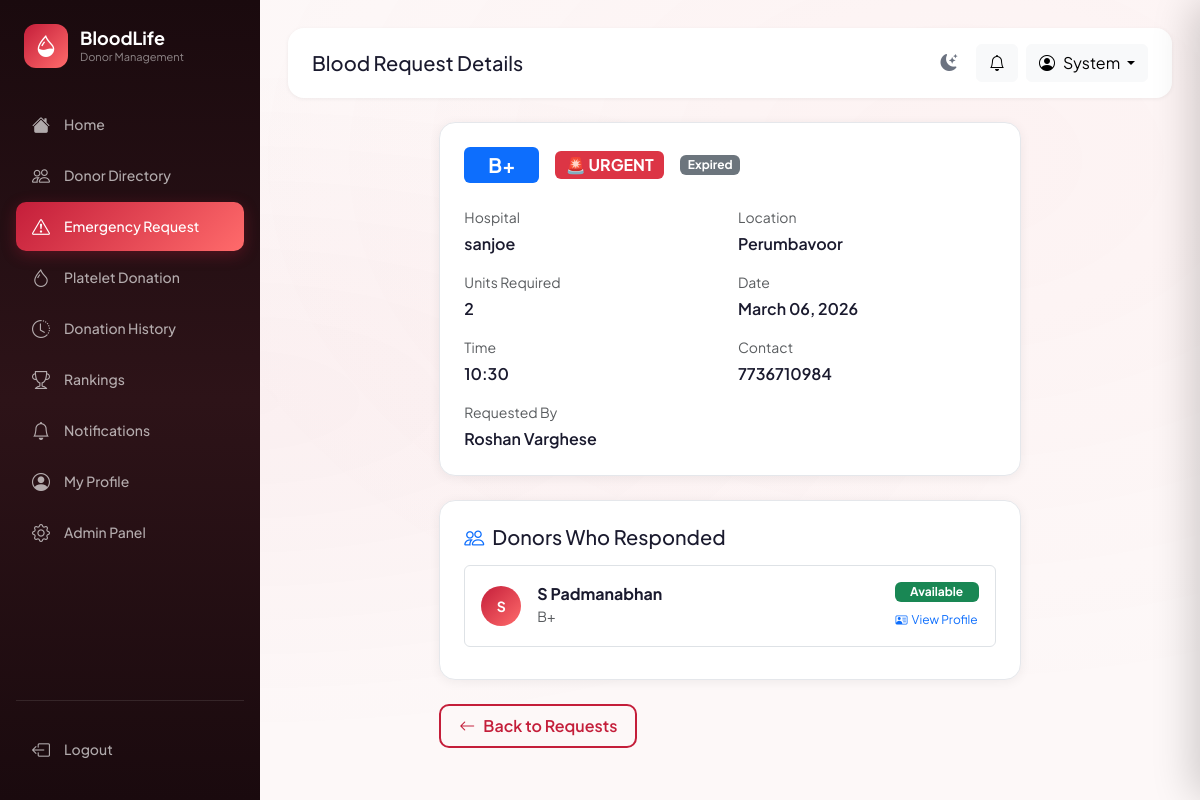
Page /requests/12 (signed in) on the committed database.
### app/models.py (models this page shows, shortened)
class User(UserMixin, db.Model):
    __tablename__ = 'users'
    id = db.Column(db.Integer, primary_key=True)
    name = db.Column(db.String(100), nullable=False)
    email = db.Column(db.String(150), unique=True, nullable=False, index=True)
    password_hash = db.Column(db.String(256), nullable=False)
    role = db.Column(db.String(10), default='user')          # 'user' | 'admin'
    is_active = db.Column(db.Boolean, default=True)
    is_blocked = db.Column(db.Boolean, default=False)
    created_at = db.Column(db.DateTime, default=datetime.utcnow)
    last_login = db.Column(db.DateTime)
    profile = db.relationship('DonorProfile', back_populates='user',
                               uselist=False, cascade='all, delete-orphan')
    blood_requests = db.relationship('BloodRequest', back_populates='requester',
                                      foreign_keys='BloodRequest.user_id',
                                      cascade='all, delete-orphan')
    donation_history = db.relationship('DonationHistory', back_populates='donor',
                                        cascade='all, delete-orphan')
    platelet_donations = db.relationship('PlateletDonation', back_populates='donor',
                                          cascade='all, delete-orphan')
    notifications = db.relationship('Notification', back_populates='user',
                                     cascade='all, delete-orphan')
    eligibility_checks = db.relationship('EligibilityCheck', back_populates='user',
                                          cascade='all, delete-orphan')
    @property
    def is_admin(self):
        return self.role == 'admin'

class BloodRequest(db.Model):
    __tablename__ = 'blood_requests'
    id = db.Column(db.Integer, primary_key=True)
    user_id = db.Column(db.Integer, db.ForeignKey('users.id'), nullable=False)
    blood_group = db.Column(db.String(5), nullable=False)
    units = db.Column(db.Integer, nullable=False, default=1)
    hospital = db.Column(db.String(200), nullable=False)
    location = db.Column(db.String(300))
    need_date = db.Column(db.Date, nullable=False)
    need_time = db.Column(db.String(10))
    contact = db.Column(db.String(20))
    notes = db.Column(db.Text)
    is_urgent = db.Column(db.Boolean, default=False)
    request_type = db.Column(db.String(10), default='blood')   # 'blood' | 'platelet'
    status = db.Column(db.String(20), default='active')        # 'active' | 'fulfilled' | 'closed'
    created_at = db.Column(db.DateTime, default=datetime.utcnow)
    requester = db.relationship('User', back_populates='blood_requests',
                                 foreign_keys=[user_id])
    responses = db.relationship('RequestResponse', back_populates='request',
                                 cascade='all, delete-orphan')

class RequestResponse(db.Model):
    __tablename__ = 'request_responses'
    id = db.Column(db.Integer, primary_key=True)
    request_id = db.Column(db.Integer, db.ForeignKey('blood_requests.id'), nullable=False)
    donor_id = db.Column(db.Integer, db.ForeignKey('users.id'), nullable=False)
    action = db.Column(db.String(10))   # 'accept' | 'decline'
    responded_at = db.Column(db.DateTime, default=datetime.utcnow)
    request = db.relationship('BloodRequest', back_populates='responses')
    donor = db.relationship('User')

class DonorProfile(db.Model):
    __tablename__ = 'donor_profiles'
    id = db.Column(db.Integer, primary_key=True)
    user_id = db.Column(db.Integer, db.ForeignKey('users.id'), unique=True, nullable=False)
    phone = db.Column(db.String(20))
    dob = db.Column(db.Date)
    gender = db.Column(db.String(10))
    blood_group = db.Column(db.String(5), index=True)
    weight = db.Column(db.Float)     # kg
    height = db.Column(db.Float)     # cm
    location = db.Column(db.String(200))
    city = db.Column(db.String(100))
    state = db.Column(db.String(100))
    is_available = db.Column(db.Boolean, default=True)
    is_platelet_donor = db.Column(db.Boolean, default=False)
    last_blood_donation = db.Column(db.Date)
    last_platelet_donation = db.Column(db.Date)
    total_blood_donations = db.Column(db.Integer, default=0)
    total_platelet_donations = db.Column(db.Integer, default=0)
    emergency_responses = db.Column(db.Integer, default=0)
    blood_rank_score = db.Column(db.Float, default=0.0)
    platelet_rank_score = db.Column(db.Float, default=0.0)
    updated_at = db.Column(db.DateTime, default=datetime.utcnow, onupdate=datetime.utcnow)
    user = db.relationship('User', back_populates='profile')

### app/requests_bp/routes.py (the view)
@requests.route('/<int:req_id>')
@login_required
def view_request(req_id):
    req = BloodRequest.query.get_or_404(req_id)
    my_response = RequestResponse.query.filter_by(
        request_id=req_id, donor_id=current_user.id).first()
    return render_template('requests/view.html', req=req, my_response=my_response)

### app/templates/requests/view.html (shortened to what this page needs)
{% extends "base.html" %}
{% block page_title %}Blood Request Details{% endblock %}
{% block content %}
<div class="row g-4 justify-content-center">
    <div class="col-lg-8">
        <div class="card-custom p-4 mb-4">
            <div class="d-flex align-items-center gap-3 mb-4">
                <span class="badge bg-primary fs-5 px-4 py-2">{{ req.blood_group }}</span>
                {% if req.is_urgent %}<span class="badge bg-danger fs-6">🚨 URGENT</span>{% endif %}
                <span class="badge {{ 'bg-success' if req.status == 'active' else 'bg-secondary' }}">{{
                    req.status|capitalize }}</span>
            </div>
            <div class="row g-3">
                {% set fields = [
                ('Hospital', req.hospital), ('Location', req.location),
                ('Units Required', req.units|string),
                ('Date', req.need_date.strftime('%B %d, %Y')),
                ('Time', req.need_time or '—'),
                ('Contact', req.contact),
                ('Requested By', req.requester.name)
                ] %}
                {% for label, val in fields %}
                <div class="col-md-6">
                    <p class="text-muted small mb-1">{{ label }}</p>
                    <p class="fw-semibold mb-0">{{ val }}</p>
                </div>
                {% endfor %}
            </div>
        </div>
        {% if req.responses %}
        <div class="card-custom p-4 mb-4">
            <h5 class="mb-3"><i class="bi bi-people me-2 text-primary"></i>Donors Who Responded</h5>
            {% for resp in req.responses %}
            <div class="d-flex align-items-center gap-3 p-3 border rounded mb-2">
                <div class="donor-avatar" style="width:40px;height:40px;font-size:14px;">
                    {{ resp.donor.name[:2].upper() }}
                </div>
                <div class="flex-grow-1">
                    <div class="d-flex justify-content-between align-items-start">
                        <div>
                            <strong>{{ resp.donor.name }}</strong>
                            <small class="text-muted d-block">{{ resp.donor.profile.blood_group if resp.donor.profile
                                else '' }}</small>
                        </div>
                        <div class="text-end">
                            <span
                                class="badge {{ 'bg-success' if resp.action == 'accept' else 'bg-danger' }} d-block mb-1">
                                {{ 'Available' if resp.action == 'accept' else 'Unavailable' }}
                            </span>
                            {% if current_user.is_admin and resp.donor.profile %}
                            <a href="{{ url_for('donor.view_donor', donor_id=resp.donor.profile.id) }}"
                                class="btn btn-link btn-sm p-0 text-primary"
                                style="font-size: 12px; text-decoration: none;">
                                <i class="bi bi-person-vcard me-1"></i>View Profile
                            </a>
                            {% endif %}
                        </div>
                    </div>
                </div>
            </div>
            {% endfor %}
        </div>
        {% endif %}
        <div class="mt-3">
            <a href="{{ url_for('requests.index') }}" class="btn btn-outline-custom">
                <i class="bi bi-arrow-left me-2"></i>Back to Requests
            </a>
        </div>
    </div>
</div>
{% endblock %}

### app/templates/base.html (shortened to what this page needs)
<!DOCTYPE html>
<html lang="en">
<head>
    <link href="https://cdn.jsdelivr.net/npm/bootstrap@5.3.2/dist/css/bootstrap.min.css" rel="stylesheet">
    <link rel="stylesheet" href="https://cdn.jsdelivr.net/npm/bootstrap-icons@1.11.1/font/bootstrap-icons.css">
    <link rel="stylesheet" href="{{ url_for('static', filename='css/style.css') }}">
</head>
<body data-auth="{{ 'true' if current_user.is_authenticated else 'false' }}" >
    <div class="toast-container position-fixed top-0 end-0 p-3" style="z-index:9999;" id="toastContainer"></div>
    {% if current_user.is_authenticated %}
    <aside class="sidebar" id="sidebar">
        <div class="sidebar-logo">
            <div class="sidebar-logo-icon"><i class="bi bi-droplet-half"></i></div>
            <div>
                <h2>BloodLife</h2>
                <span>Donor Management</span>
            </div>
        </div>
        <nav>
            <ul class="list-unstyled">
                <li class="nav-item">
                    <a class="nav-link-custom {% if request.endpoint == 'main.dashboard' %}active{% endif %}"
                        href="{{ url_for('main.dashboard') }}">
                        <i class="bi bi-house-fill"></i><span>Home</span>
                    </a>
                </li>
                <li class="nav-item">
                    <a class="nav-link-custom {% if request.blueprint == 'donor' and 'directory' in request.endpoint %}active{% endif %}"
                        href="{{ url_for('donor.directory') }}">
                        <i class="bi bi-people"></i><span>Donor Directory</span>
                    </a>
                </li>
                <li class="nav-item">
                    <a class="nav-link-custom {% if request.blueprint == 'requests' %}active{% endif %}"
                        href="{{ url_for('requests.index') }}">
                        <i class="bi bi-exclamation-triangle"></i><span>Emergency Request</span>
                        {% set active_count = active_request_count|default(0) %}
                    </a>
                </li>
                <li class="nav-item">
                    <a class="nav-link-custom {% if 'platelet' in request.endpoint|default('') %}active{% endif %}"
                        href="{{ url_for('donor.platelet') }}">
                        <i class="bi bi-droplet"></i><span>Platelet Donation</span>
                    </a>
                </li>
                <li class="nav-item">
                    <a class="nav-link-custom {% if 'history' in request.endpoint|default('') %}active{% endif %}"
                        href="{{ url_for('donor.history') }}">
                        <i class="bi bi-clock-history"></i><span>Donation History</span>
                    </a>
                </li>
                <li class="nav-item">
                    <a class="nav-link-custom {% if 'rankings' in request.endpoint|default('') %}active{% endif %}"
                        href="{{ url_for('donor.rankings') }}">
                        <i class="bi bi-trophy"></i><span>Rankings</span>
                    </a>
                </li>
                <li class="nav-item position-relative">
                    <a class="nav-link-custom {% if 'notifications' in request.endpoint|default('') %}active{% endif %}"
                        href="{{ url_for('requests.notifications') }}">
                        <i class="bi bi-bell"></i><span>Notifications</span>
                        {% set unread = unread|default(0) %}
                    </a>
                </li>
                <li class="nav-item">
                    <a class="nav-link-custom {% if 'profile' in request.endpoint|default('') %}active{% endif %}"
                        href="{{ url_for('donor.profile') }}">
                        <i class="bi bi-person-circle"></i><span>My Profile</span>
                    </a>
                </li>
                {% if current_user.is_admin %}
                <li class="nav-item">
                    <a class="nav-link-custom {% if request.blueprint == 'admin' %}active{% endif %}"
                        href="{{ url_for('admin.index') }}">
                        <i class="bi bi-gear"></i><span>Admin Panel</span>
                    </a>
                </li>
                {% endif %}
            </ul>
        </nav>
        <div class="mt-auto pt-4" style="border-top: 1px solid rgba(255,255,255,0.1);">
            <a class="nav-link-custom" href="{{ url_for('auth.logout') }}">
                <i class="bi bi-box-arrow-left"></i><span>Logout</span>
            </a>
        </div>
    </aside>
    <main class="main-content" id="mainContent">
        <div class="header mb-4">
            <div class="header-left">
                <div>
                    <h5 class="mb-0">{% block page_title %}Home{% endblock %}</h5>
                </div>
            </div>
            <div class="d-flex align-items-center gap-2">
                <button class="theme-toggle" id="themeToggleBtn" onclick="toggleTheme()" title="Toggle dark/light mode">
                    <i class="bi bi-moon-stars-fill" id="themeIcon"></i>
                </button>
                <button class="btn btn-light position-relative" id="notifBellBtn" onclick="openNotifDrawer()"
                    title="Notifications">
                    <i class="bi bi-bell" id="bellIcon"></i>
                </button>
                <div class="dropdown">
                    <button class="btn btn-light dropdown-toggle" data-bs-toggle="dropdown">
                        <i class="bi bi-person-circle me-2"></i>{{ current_user.name.split()[0] }}
                    </button>
                </div>
            </div>
        </div>
        {% block content %}{% endblock %}
    </main>
    {% endif %}
</body>
</html>

### rows in the picture
User: name "System"
BloodRequest: blood_group "B+", status "Expired", label "Hospital", hospital "sanjoe", label "Location", location "Perumbavoor", label "Time", need_time "10:30", label "Contact", contact "7736710984"
User: label "Requested By", name "Roshan Varghese"
RequestResponse: donor "S", donor.name "S Padmanabhan", donor.profile "B+", action "Available"

### other values in the picture
{{ label }} "Units Required" "Date"
{{ val }} "2" "March 06, 2026"
